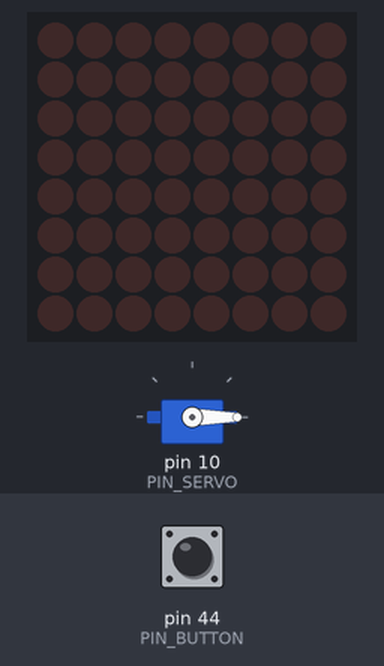
Bench run of a sketch on a simulated Arduino Mega 2560, built with avr-gcc and run on an emulated ATmega2560. On the bench: servo, 8×8 LED matrix. The inputs (shaded band) are chosen by the test bench; at power-on: pin 44 (PIN_BUTTON) HIGH.

Above: at 1.2 s.
1.3 s: pin 44 (PIN_BUTTON) pulled LOW for 0.15 s
At 1.47 s:
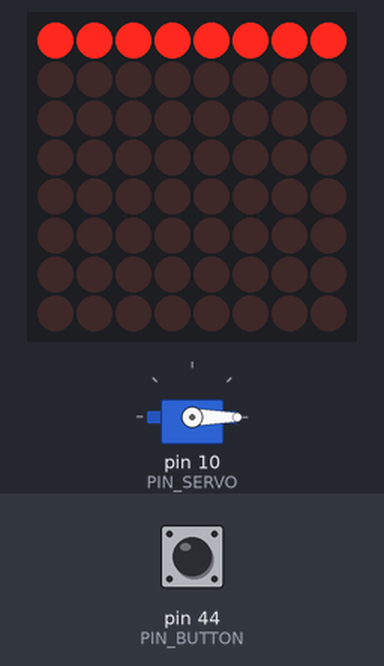
4.3 s: pin 44 (PIN_BUTTON) pulled LOW for 3.2 s
At 7.48 s:
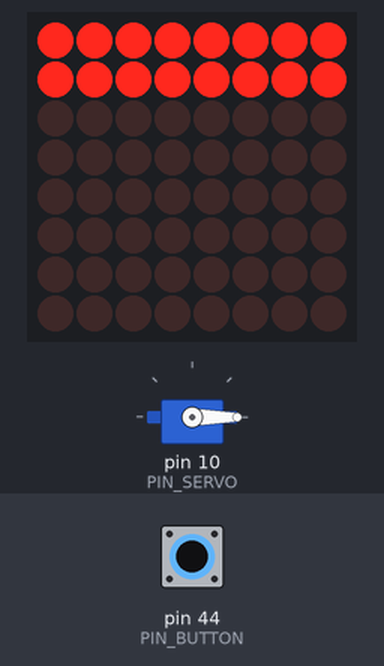
13.7 s: pin 44 (PIN_BUTTON) driven LOW
At 16.5 s:
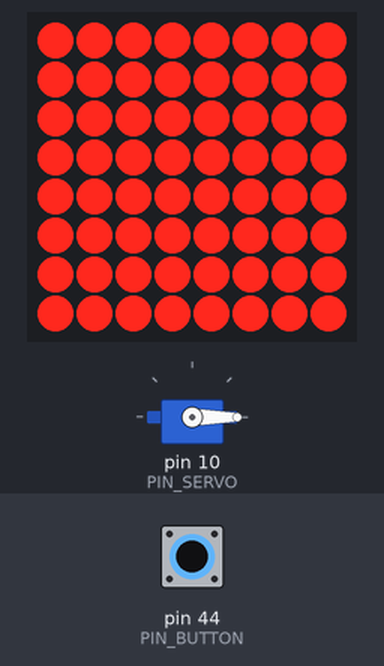
16.7 s: pin 44 (PIN_BUTTON) pulsed HIGH 2 times (0.12 s each, 0.3 s apart)
At 17.87 s:
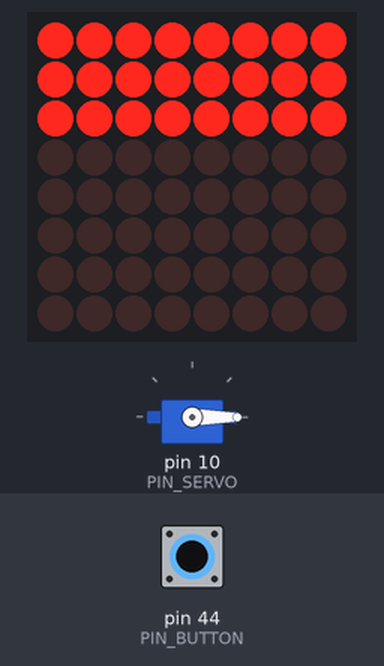
Timing chart, 0 to 19.7 s (numbered marks = the images above; inputs shaded):
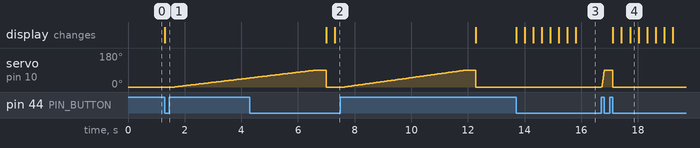

The sketch:

lab3.ino
```cpp
#include "button.h"
#include <Servo.h>
#include "LedControl.h"

#define PIN_BUTTON 44
#define PIN_SERVO 10

int angle = 0;
int servoDelay = 512;
Button button(PIN_BUTTON);
Servo servo;
int cellToDrawNamber;
bool buttunWasDown = false;


const int din = 26;
const int clk = 22;
const int cs = 24;
const int displayCount = 1;
const int boardSizeX = 8;
const int boardSizeY = 8;
const int maxAngle = 90;
const int maxServoDelay = 64;
const int delayServoStep = 8;
const int drawDelay = 300;

LedControl ledDisplay = LedControl(din, clk, cs, displayCount);

void setup() {
  servo.attach(PIN_SERVO);
  ledDisplay.shutdown(0, false);
  ledDisplay.setIntensity(0, 10);
  setInitState();
}

void loop() {
  if (!button.isUp())
  {
    buttunWasDown = true;
    servoDelay = max(servoDelay - delayServoStep, 1);
    drawRow(servoDelay / boardSizeY);
    delay(drawDelay);
  }
  if (button.isUp() && buttunWasDown)
  {
    turnServo();
    delay(300);
    setInitState();
    buttunWasDown = false;
  }
}

void setInitState()
{
  ledDisplay.clearDisplay(0);
  servo.write(0);
  servoDelay = maxServoDelay;
}

void turnServo()
{
  for(int i=0; i<=maxAngle; i++){
      servo.write(i);
      delay(servoDelay);
  }
}

void drawRow(int y){
  for(int i=0; i<=8; i++){
      drawPoint(i, y);
  }
}

void drawPoint(int x, int y)
{
  ledDisplay.setLed(0, boardSizeY - 1 - y, x, true);
}
```

button.h
```cpp
#pragma once

#define BUTTON_DEBOUNCE_DELAY 50

class Button
{
public:
    Button(int _pin)
    {
        pin = _pin;
        state = LOW;
        debounceState = LOW;

        pinMode(pin, INPUT_PULLUP);
    }

    bool isUp()
    {
      return digitalRead(pin);
    }

    bool wasPressed()
    {
        bool result = false;
        int lastSeen = state;
        readButtonWithDebounce();

        if (lastSeen == HIGH && state == LOW)
            result = true;

        return result;
    }

    void readButtonWithDebounce()
    {
        int current = digitalRead(pin);

        if (current != debounceState)
            debounceLastMs = millis();

        if ((millis() - debounceLastMs) > BUTTON_DEBOUNCE_DELAY)
            state = current;

        debounceState = current;
    }

private:
    int pin;
    int state;
    int debounceState;
    unsigned long debounceLastMs;
};
```

Measured:
- after the input at 1.3 s, servo on pin 10 (PIN_SERVO): moves from 0° to 48° over 2.6 s, starting after 0.36 s; the display: changes at once (image 1)
- after the input at 13.7 s, the display: first changes at once (image 3 shows a later state)
- after the input at 16.7 s, servo on pin 10 (PIN_SERVO): 0° → 90° at once, → 0° 0.40 s later; the display: first changes after 0.41 s (image 4 shows a later state)
